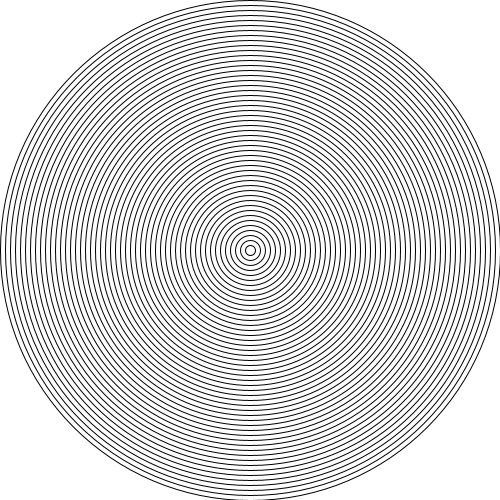
Frame 1 (no input)
Frame 60 (the mouse pressed at the canvas centre just before this capture): identical to frame 1, image omitted
Frame 120 (the mouse held since frame 60 and released just before this capture): identical to frame 1, image omitted

The Processing sketch that drew this single still picture (run headless with seeded random() and noise(); from frame 60 on, the mouse is pressed at the canvas centre):

// Processing sketch: sketch_251022a
// ── sketch_251022a.pde
//Henry Wrede Black

void setup(){
  size(500, 500);
}

void draw(){
  background(255);
  
  for (float size = 10; size <= width; size += 10){
    noFill();
    stroke(0);
    ellipse(width/2, height/2, size, size);
  }
}
